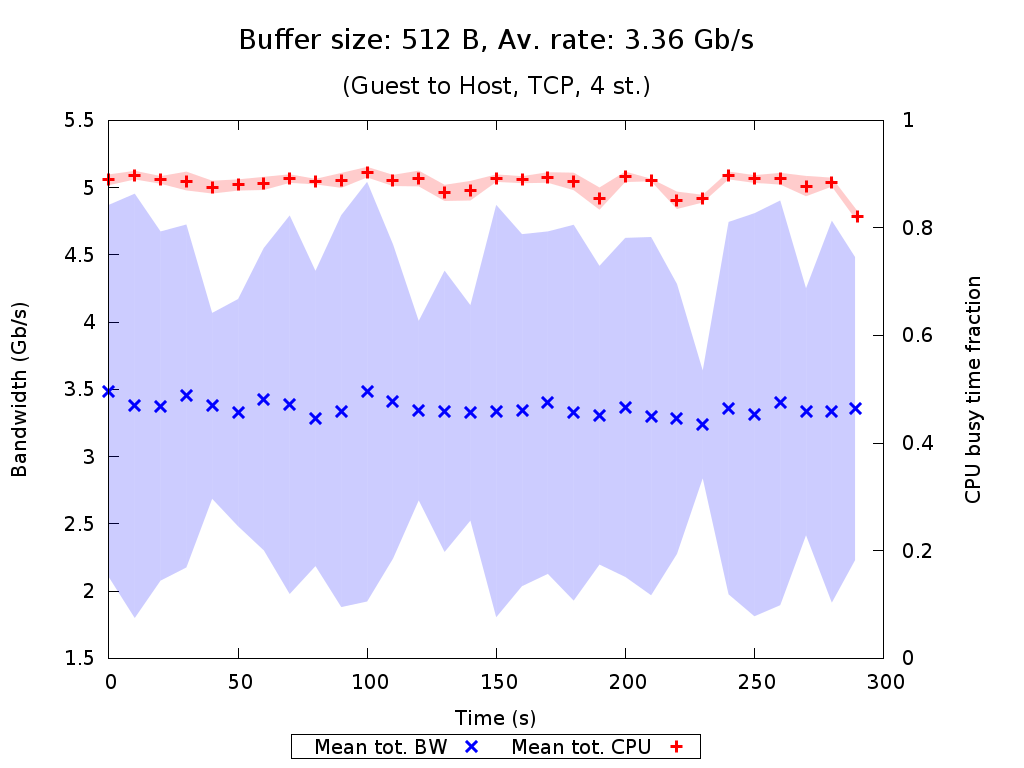

Write gnuplot code to recreate this figure.
set terminal pngcairo nocrop enhanced size 1024,768 font "Verdana,15"
set output "TCP_4_st_2015_07_24_22-09-54_g2h_512B.png"

set title "{/=20 Buffer size: 512 B, Av. rate: 3.36 Gb/s}\n\n{/=18 (Guest to Host, TCP, 4 st.)}"

set xlabel "Time (s)"
set ylabel "Bandwidth (Gb/s)"
set ytics nomirror
set y2label "CPU busy time fraction"
set y2tics nomirror
set y2range [0:1]
set key bmargin center horizontal box samplen 1 width -1
set bmargin 4.6

set style fill transparent solid 0.2 noborder
plot "TCP_4_st_2015_07_24_22-09-54_g2h_512B_iperf_processed.dat" using 1:($2/1073741824.0-$3/1073741824.0):($2/1073741824.0+$3/1073741824.0) with filledcurves lc rgb "blue" notitle, \
     "" using 1:($2/1073741824.0) with points pt 2 ps 1.5 lw 3 lc rgb "blue" title "Mean tot. BW", \
     "TCP_4_st_2015_07_24_22-09-54_g2h_512B_mpstat_processed.dat" using 1:($2-$3):($2+$3) with filledcurves lc rgb "red" axes x1y2 notitle, \
     "" using 1:2 with points pt 1 ps 1.5 lw 3 lc rgb "red" axes x1y2 title "Mean tot. CPU"
